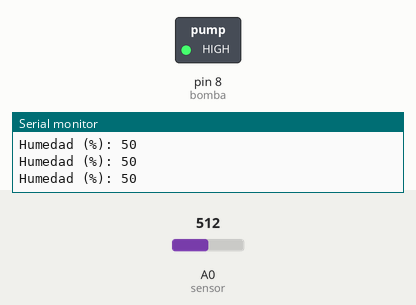
A sketch run on a simulated Arduino Uno, built with avr-gcc and run on an emulated ATmega328P. Shown: switched loads named in the sketch (green lamp = pin HIGH), the last lines printed to the serial monitor. The inputs (shaded band) are chosen by the test bench; at power-on: A0 (sensor) = 512.

Above: at 1.3 s.
1.4 s: A0 (sensor) set to 534
At 2.0 s:
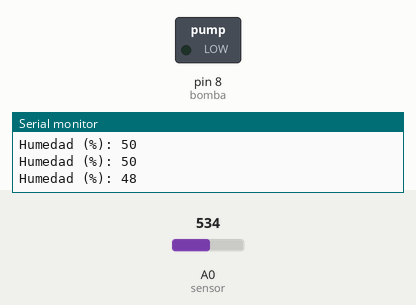
3.0 s: A0 (sensor) set to 511
At 4.2 s:
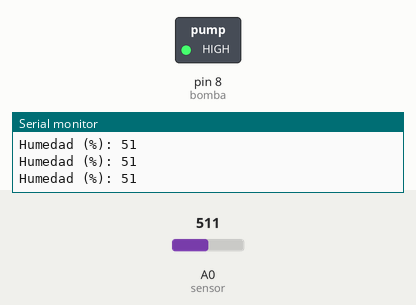
4.5 s: A0 (sensor) set to 716
At 5.6 s:
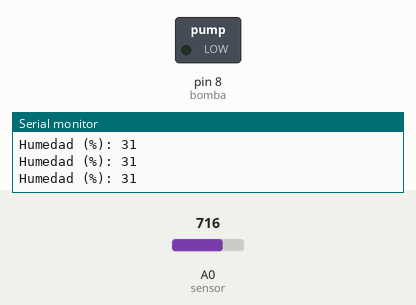
Timing chart, 0 to 7.5 s (numbered marks = the images above; inputs shaded):
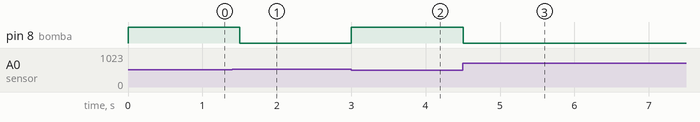

The sketch:

sensor.ino
```cpp
int bomba = 8;              // Pin de control de la bomba
int humedad = 0;            // Variable para almacenar el valor analógico de humedad
int porcentajeHumedad = 0;   // Variable para almacenar el porcentaje de humedad
int humedadOptima = 50; //en caso de que sea cultivo de frijol (40-60%)

void setup() {
  Serial.begin(9600);       // Inicia la comunicación serial
  pinMode(bomba, OUTPUT);   // Configura el pin de la bomba como salida
}

void loop() {
  humedad = analogRead(A0);  // Lee el valor analógico de humedad del sensor

  // Mapea el valor de humedad a un rango de 100 a 0 para obtener el porcentaje
  porcentajeHumedad = map(humedad, 0, 1023, 100, 0); //estados = (v/vr) * 1023

  // Control de la bomba según el porcentaje de humedad
  if (porcentajeHumedad < humedadOptima ) {       // Activa la bomba si la humedad está por debajo del umbral
    digitalWrite(bomba, LOW);
  } else {
    digitalWrite(bomba, HIGH);
  }

  Serial.print("Humedad (%): ");
  Serial.println(porcentajeHumedad);

  delay(500);
}
```

Measured:
- the behaviour switches between 521 and 522 on A0 (sensor) (found by bisection; images 0 and 1)
- after the input at 1.4 s, pin 8 (bomba): HIGH → LOW after 0.10 s
- after the input at 3.0 s, pin 8 (bomba): LOW → HIGH at once
- after the input at 4.5 s, pin 8 (bomba): HIGH → LOW at once
